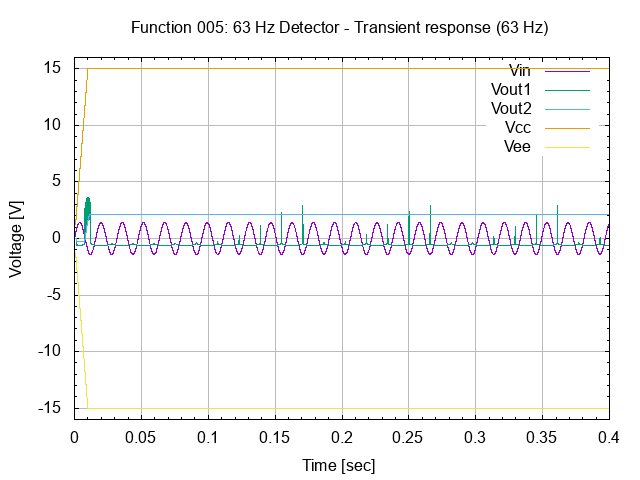

The gnuplot source for this figure:
# setup terminal
set term png

# setup graph
set output "26.005.00.01.01.01.png"
set title "Function 005: 63 Hz Detector - Transient response (63 Hz)"

# setup Y-axis
set yrange [-16:16]
set grid ytics lt 1 lw 1 lc rgb "#bbbbbb"
set mytics
set ylabel "Voltage [V]"

# setup X-axis
set grid xtics lt 1 lw 1 lc rgb "#bbbbbb"
set mxtics
set xlabel "Time [sec]"

# setup plot style
set style data lines
plot '26.005.00.01.01.dat' using 1:2 title "Vin", \
     '26.005.00.01.01.dat' using 1:3 title "Vout1", \
     '26.005.00.01.01.dat' using 1:4 title "Vout2", \
     '26.005.00.01.01.dat' using 1:5 title "Vcc", \
     '26.005.00.01.01.dat' using 1:6 title "Vee"

# set output back to default
set output

# reset terminal type
set terminal pop
